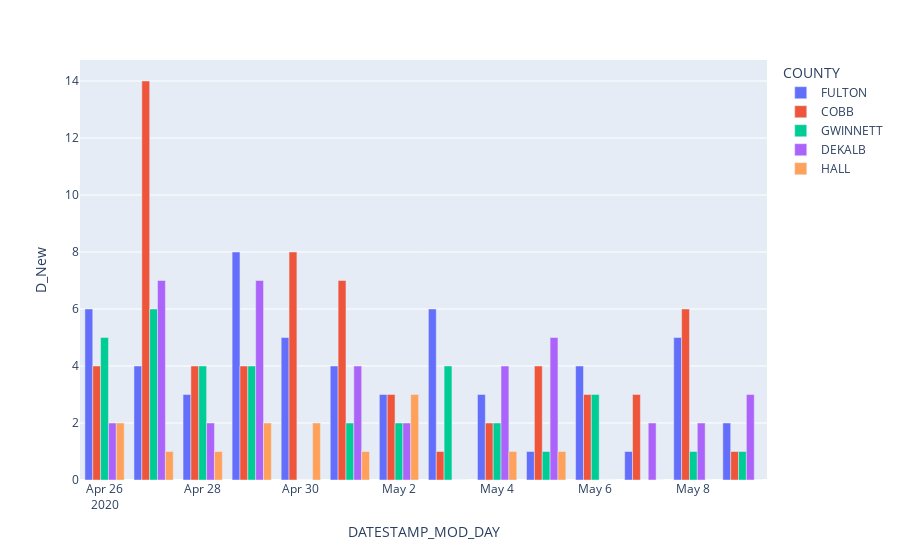

Notebook cell for this chart:
### Code cell
plotly6 = px.bar(dailySpecific,
                 x="DATESTAMP_MOD_DAY",
                 y='D_New',
                 color="COUNTY",
                 barmode = 'group')
plotly6.show()

### Figure 1 — Plotly figure (JSON) as saved in the notebook; plotly's stock layout.template omitted (floating-point values rounded to 4 significant figures)
{"data": [{"alignmentgroup": "True", "hovertemplate": "COUNTY=FULTON<br>DATESTAMP_MOD_DAY=%{x}<br>D_New=%{y}<extra></extra>", "legendgroup": "FULTON", "marker": {"color": "#636efa", "pattern": {"shape": ""}}, "name": "FULTON", "offsetgroup": "FULTON", "orientation": "v", "showlegend": true, "textposition": "auto", "type": "bar", "x": ["2020-04-26", "2020-04-27", "2020-04-28", "2020-04-29", "2020-04-30", "2020-05-01", "2020-05-02", "2020-05-03", "2020-05-04", "2020-05-05", "2020-05-06", "2020-05-07", "2020-05-08", "2020-05-09"], "xaxis": "x", "y": [6, 4, 3, 8, 5, 4, 3, 6, 3, 1, 4, 1, 5, 2], "yaxis": "y"}, {"alignmentgroup": "True", "hovertemplate": "COUNTY=COBB<br>DATESTAMP_MOD_DAY=%{x}<br>D_New=%{y}<extra></extra>", "legendgroup": "COBB", "marker": {"color": "#EF553B", "pattern": {"shape": ""}}, "name": "COBB", "offsetgroup": "COBB", "orientation": "v", "showlegend": true, "textposition": "auto", "type": "bar", "x": ["2020-04-26", "2020-04-27", "2020-04-28", "2020-04-29", "2020-04-30", "2020-05-01", "2020-05-02", "2020-05-03", "2020-05-04", "2020-05-05", "2020-05-06", "2020-05-07", "2020-05-08", "2020-05-09"], "xaxis": "x", "y": [4, 14, 4, 4, 8, 7, 3, 1, 2, 4, 3, 3, 6, 1], "yaxis": "y"}, {"alignmentgroup": "True", "hovertemplate": "COUNTY=GWINNETT<br>DATESTAMP_MOD_DAY=%{x}<br>D_New=%{y}<extra></extra>", "legendgroup": "GWINNETT", "marker": {"color": "#00cc96", "pattern": {"shape": ""}}, "name": "GWINNETT", "offsetgroup": "GWINNETT", "orientation": "v", "showlegend": true, "textposition": "auto", "type": "bar", "x": ["2020-04-26", "2020-04-27", "2020-04-28", "2020-04-29", "2020-04-30", "2020-05-01", "2020-05-02", "2020-05-03", "2020-05-04", "2020-05-05", "2020-05-06", "2020-05-07", "2020-05-08", "2020-05-09"], "xaxis": "x", "y": [5, 6, 4, 4, 0, 2, 2, 4, 2, 1, 3, 0, 1, 1], "yaxis": "y"}, {"alignmentgroup": "True", "hovertemplate": "COUNTY=DEKALB<br>DATESTAMP_MOD_DAY=%{x}<br>D_New=%{y}<extra></extra>", "legendgroup": "DEKALB", "marker": {"color": "#ab63fa", "pattern": {"shape": ""}}, "name": "DEKALB", "offsetgroup": "DEKALB", "orientation": "v", "showlegend": true, "textposition": "auto", "type": "bar", "x": ["2020-04-26", "2020-04-27", "2020-04-28", "2020-04-29", "2020-04-30", "2020-05-01", "2020-05-02", "2020-05-03", "2020-05-04", "2020-05-05", "2020-05-06", "2020-05-07", "2020-05-08", "2020-05-09"], "xaxis": "x", "y": [2, 7, 2, 7, 0, 4, 2, 0, 4, 5, 0, 2, 2, 3], "yaxis": "y"}, {"alignmentgroup": "True", "hovertemplate": "COUNTY=HALL<br>DATESTAMP_MOD_DAY=%{x}<br>D_New=%{y}<extra></extra>", "legendgroup": "HALL", "marker": {"color": "#FFA15A", "pattern": {"shape": ""}}, "name": "HALL", "offsetgroup": "HALL", "orientation": "v", "showlegend": true, "textposition": "auto", "type": "bar", "x": ["2020-05-06", "2020-05-07", "2020-05-08", "2020-05-09", "2020-04-26", "2020-04-27", "2020-04-28", "2020-04-29", "2020-04-30", "2020-05-01", "2020-05-02", "2020-05-03", "2020-05-04", "2020-05-05"], "xaxis": "x", "y": [0, 0, 0, 0, 2, 1, 1, 2, 2, 1, 3, 0, 1, 1], "yaxis": "y"}], "layout": {"barmode": "group", "legend": {"title": {"text": "COUNTY"}, "tracegroupgap": 0}, "margin": {"t": 60}, "xaxis": {"anchor": "y", "domain": [0, 1], "title": {"text": "DATESTAMP_MOD_DAY"}}, "yaxis": {"anchor": "x", "domain": [0, 1], "title": {"text": "D_New"}}}}
